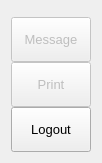
              <widget class="QFrame" name="extraRightBox">
               <property name="sizePolicy">
                <sizepolicy hsizetype="Minimum" vsizetype="Preferred">
                 <horstretch>0</horstretch>
                 <verstretch>0</verstretch>
                </sizepolicy>
               </property>
               <property name="minimumSize">
                <size>
                 <width>0</width>
                 <height>0</height>
                </size>
               </property>
               <property name="maximumSize">
                <size>
                 <width>0</width>
                 <height>16777215</height>
                </size>
               </property>
               <layout class="QVBoxLayout" name="verticalLayout_4">
                <item>
                 <widget class="QFrame" name="themeSettingsTopDetail">
                  <property name="sizePolicy">
                   <sizepolicy hsizetype="Preferred" vsizetype="Preferred">
                    <horstretch>0</horstretch>
                    <verstretch>0</verstretch>
                   </sizepolicy>
                  </property>
                  <property name="maximumSize">
                   <size>
                    <width>16777215</width>
                    <height>3</height>
                   </size>
                  </property>
                  <property name="frameShape">
                   <enum>QFrame::NoFrame</enum>
                  </property>
                  <property name="frameShadow">
                   <enum>QFrame::Raised</enum>
                  </property>
                 </widget>
                </item>
                <item>
                 <widget class="QFrame" name="contentSettings">
                  <property name="sizePolicy">
                   <sizepolicy hsizetype="Minimum" vsizetype="Preferred">
                    <horstretch>0</horstretch>
                    <verstretch>0</verstretch>
                   </sizepolicy>
                  </property>
                  <property name="minimumSize">
                   <size>
                    <width>0</width>
                    <height>0</height>
                   </size>
                  </property>
                  <property name="frameShape">
                   <enum>QFrame::NoFrame</enum>
                  </property>
                  <property name="frameShadow">
                   <enum>QFrame::Raised</enum>
                  </property>
                  <layout class="QVBoxLayout" name="verticalLayout_13">
                   <property name="spacing">
                    <number>0</number>
                   </property>
                   <property name="leftMargin">
                    <number>0</number>
                   </property>
                   <property name="topMargin">
                    <number>0</number>
                   </property>
                   <property name="rightMargin">
                    <number>0</number>
                   </property>
                   <property name="bottomMargin">
                    <number>0</number>
                   </property>
                   <item alignment="Qt::AlignTop">
                    <widget class="QFrame" name="topMenus">
                     <property name="sizePolicy">
                      <sizepolicy hsizetype="Minimum" vsizetype="Preferred">
                       <horstretch>0</horstretch>
                       <verstretch>0</verstretch>
                      </sizepolicy>
                     </property>
                     <property name="minimumSize">
                      <size>
                       <width>0</width>
                       <height>0</height>
                      </size>
                     </property>
                     <property name="frameShape">
                      <enum>QFrame::NoFrame</enum>
                     </property>
                     <property name="frameShadow">
                      <enum>QFrame::Raised</enum>
                     </property>
                     <layout class="QVBoxLayout" name="verticalLayout_14">
                      <property name="spacing">
                       <number>0</number>
                      </property>
                      <property name="leftMargin">
                       <number>0</number>
                      </property>
                      <property name="topMargin">
                       <number>0</number>
                      </property>
                      <property name="rightMargin">
                       <number>0</number>
                      </property>
                      <property name="bottomMargin">
                       <number>0</number>
                      </property>
                      <item>
                       <widget class="QPushButton" name="btn_message">
                        <property name="enabled">
                         <bool>false</bool>
                        </property>
                        <property name="sizePolicy">
                         <sizepolicy hsizetype="Expanding" vsizetype="Fixed">
                          <horstretch>0</horstretch>
                          <verstretch>0</verstretch>
                         </sizepolicy>
                        </property>
                        <property name="minimumSize">
                         <size>
                          <width>0</width>
                          <height>45</height>
                         </size>
                        </property>
                        <property name="font">
                         <font>
                          <family>Segoe UI</family>
                          <pointsize>10</pointsize>
                          <italic>false</italic>
                          <bold>false</bold>
                         </font>
                        </property>
                        <property name="cursor">
                         <cursorShape>PointingHandCursor</cursorShape>
                        </property>
                        <property name="layoutDirection">
                         <enum>Qt::LeftToRight</enum>
                        </property>
                        <property name="styleSheet">
                         <string notr="true">background-image: url(:/icons/images/icons/cil-envelope-open.png);</string>
                        </property>
                        <property name="text">
                         <string>Message</string>
                        </property>
                       </widget>
                      </item>
                      <item>
                       <widget class="QPushButton" name="btn_print">
                        <property name="enabled">
                         <bool>false</bool>
                        </property>
                        <property name="sizePolicy">
                         <sizepolicy hsizetype="Expanding" vsizetype="Fixed">
                          <horstretch>0</horstretch>
                          <verstretch>0</verstretch>
                         </sizepolicy>
                        </property>
                        <property name="minimumSize">
                         <size>
                          <width>0</width>
                          <height>45</height>
                         </size>
                        </property>
                        <property name="font">
                         <font>
                          <family>Segoe UI</family>
                          <pointsize>10</pointsize>
                          <italic>false</italic>
                          <bold>false</bold>
                         </font>
                        </property>
                        <property name="cursor">
                         <cursorShape>PointingHandCursor</cursorShape>
                        </property>
                        <property name="layoutDirection">
                         <enum>Qt::LeftToRight</enum>
                        </property>
                        <property name="styleSheet">
                         <string notr="true">background-image: url(:/icons/images/icons/cil-print.png);</string>
                        </property>
                        <property name="text">
                         <string>Print</string>
                        </property>
                       </widget>
                      </item>
                      <item>
                       <widget class="QPushButton" name="btn_logout">
                        <property name="sizePolicy">
                         <sizepolicy hsizetype="Expanding" vsizetype="Fixed">
                          <horstretch>0</horstretch>
                          <verstretch>0</verstretch>
                         </sizepolicy>
                        </property>
                        <property name="minimumSize">
                         <size>
                          <width>0</width>
                          <height>45</height>
                         </size>
                        </property>
                        <property name="font">
                         <font>
                          <family>Segoe UI</family>
                          <pointsize>10</pointsize>
                          <italic>false</italic>
                          <bold>false</bold>
                         </font>
                        </property>
                        <property name="cursor">
                         <cursorShape>PointingHandCursor</cursorShape>
                        </property>
                        <property name="layoutDirection">
                         <enum>Qt::LeftToRight</enum>
                        </property>
                        <property name="styleSheet">
                         <string notr="true">background-image: url(:/icons/images/icons/cil-account-logout.png);</string>
                        </property>
                        <property name="text">
                         <string>Logout</string>
                        </property>
                       </widget>
                      </item>
                     </layout>
                    </widget>
                   </item>
                  </layout>
                 </widget>
                </item>
               </layout>
              </widget>
